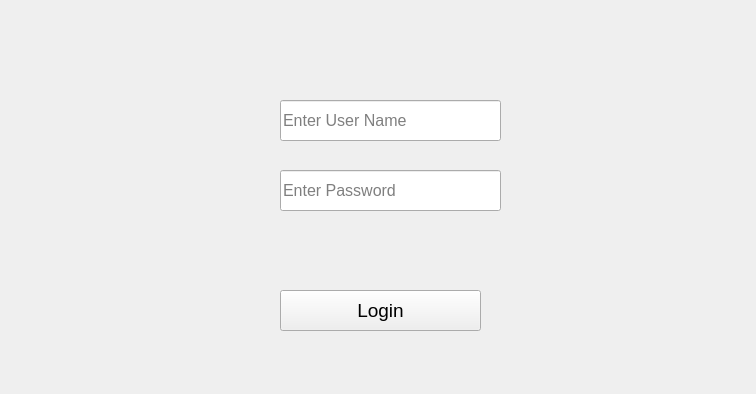
<?xml version="1.0" encoding="UTF-8"?>
<ui version="4.0">
 <class>Form</class>
 <widget class="QWidget" name="Form">
  <property name="geometry">
   <rect>
    <x>0</x>
    <y>0</y>
    <width>756</width>
    <height>394</height>
   </rect>
  </property>
  <property name="font">
   <font>
    <family>Segoe UI</family>
    <pointsize>12</pointsize>
   </font>
  </property>
  <property name="windowTitle">
   <string>Form</string>
  </property>
  <widget class="QPushButton" name="pushButton">
   <property name="geometry">
    <rect>
     <x>280</x>
     <y>290</y>
     <width>201</width>
     <height>41</height>
    </rect>
   </property>
   <property name="font">
    <font>
     <pointsize>14</pointsize>
    </font>
   </property>
   <property name="text">
    <string>Login</string>
   </property>
  </widget>
  <widget class="QLineEdit" name="lineEdit">
   <property name="geometry">
    <rect>
     <x>280</x>
     <y>100</y>
     <width>221</width>
     <height>41</height>
    </rect>
   </property>
   <property name="placeholderText">
    <string>Enter User Name</string>
   </property>
  </widget>
  <widget class="QLineEdit" name="lineEdit_2">
   <property name="geometry">
    <rect>
     <x>280</x>
     <y>170</y>
     <width>221</width>
     <height>41</height>
    </rect>
   </property>
   <property name="echoMode">
    <enum>QLineEdit::Password</enum>
   </property>
   <property name="placeholderText">
    <string>Enter Password</string>
   </property>
  </widget>
  <widget class="QLabel" name="label">
   <property name="enabled">
    <bool>false</bool>
   </property>
   <property name="geometry">
    <rect>
     <x>190</x>
     <y>230</y>
     <width>451</width>
     <height>20</height>
    </rect>
   </property>
   <property name="text">
    <string/>
   </property>
  </widget>
 </widget>
 <resources/>
 <connections/>
</ui>
